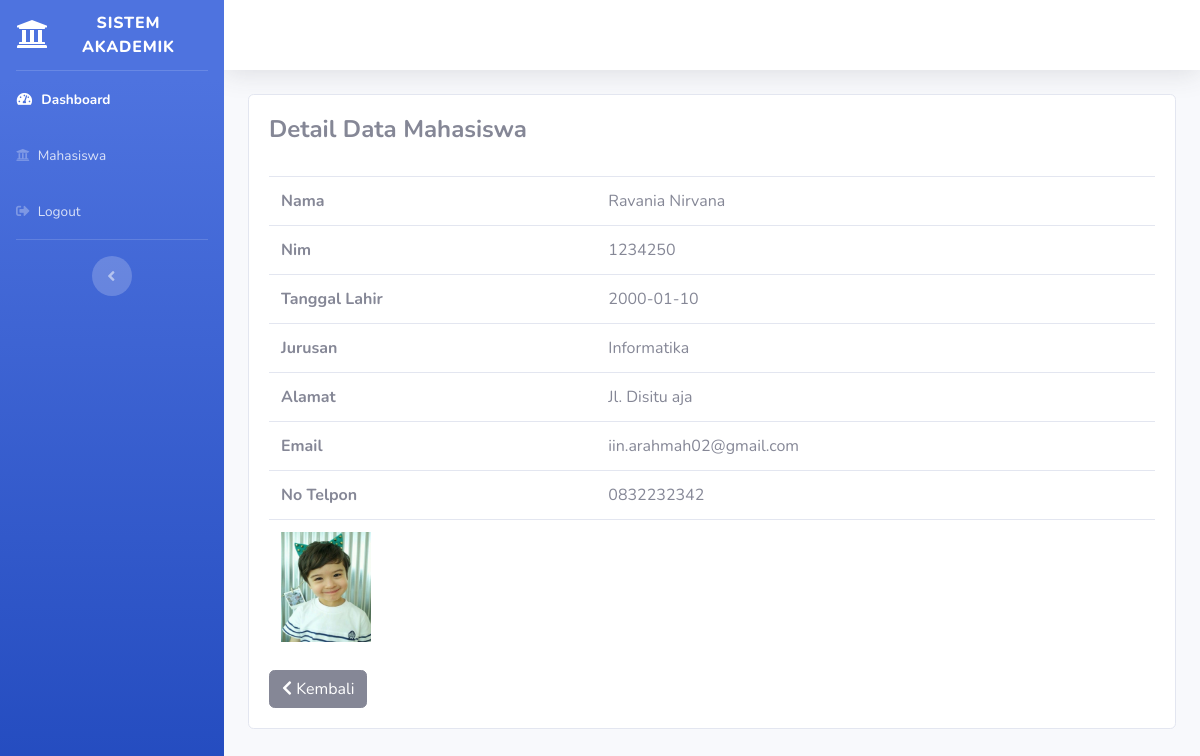
Page /administrator/mahasiswa/detail/4 on the committed database.
### tables this page shows
CREATE TABLE `tb_mahasiswa` (
  `id` int(11) NOT NULL,
  `nama` varchar(120) NOT NULL,
  `nim` int(8) NOT NULL,
  `tgl_lahir` date NOT NULL,
  `jurusan` varchar(50) NOT NULL,
  `alamat` varchar(100) NOT NULL,
  `email` varchar(50) NOT NULL,
  `no_telp` varchar(20) NOT NULL,
  `foto` varchar(500) NOT NULL
);

### application/controllers/administrator/Mahasiswa.php (called while the page is built, shortened)
<?php defined('BASEPATH') or die('No direct script access allowed');
class Mahasiswa extends CI_Controller
{
    public function detail($id)
    {
        $this->load->model('M_mahasiswa');
        $detail = $this->M_mahasiswa->detail_data($id);
        $data['detail'] = $detail;
        $this->load->view('template_administrator/header');
        $this->load->view('template_administrator/sidebar');
        $this->load->view('administrator/detail_mahasiswa', $data);
        $this->load->view('template_administrator/footer');
    }
}

### index.php (called while the page is built, shortened)
<?php
require_once BASEPATH.'core/CodeIgniter.php';

### application/models/M_mahasiswa.php (called while the page is built, shortened)
<?php
class M_mahasiswa extends CI_Model
{
    public function detail_data($id = Null)
    {
        $query = $this->db->get_where('tb_mahasiswa', array('id' => $id))->row();
        return $query;
    }
}

### application/views/administrator/detail_mahasiswa.php (the view)
<div class="content-wrapper">
    <div class="container-fluid">
        <section class="content">
            <div class="card">
                <div class="card-body">
                    <h4><strong>Detail Data Mahasiswa</strong></h4><br>
                    <table class="table">
                        <tr>
                            <th>Nama</th>
                            <td><?php echo $detail->nama ?></td>
                        </tr>
                        <tr>
                            <th>Nim</th>
                            <td><?php echo $detail->nim ?></td>
                        </tr>
                        <tr>
                            <th>Tanggal Lahir</th>
                            <td><?php echo $detail->tgl_lahir ?></td>
                        </tr>
                        <tr>
                            <th>Jurusan</th>
                            <td><?php echo $detail->jurusan ?></td>
                        </tr>
                        <tr>
                            <th>Alamat</th>
                            <td><?php echo $detail->alamat ?></td>
                        </tr>
                        <tr>
                            <th>Email</th>
                            <td><?php echo $detail->email ?></td>
                        </tr>
                        <tr>
                            <th>No Telpon</th>
                            <td><?php echo $detail->no_telp ?></td>
                        </tr>
                        <tr>
                            <td colspan="2">
                                <img src="<?php echo base_url(); ?>assets/foto/<?php echo $detail->foto; ?>" width="90" height="110">
                            </td>
                        </tr>
                    </table>
                    <a href="<?php echo base_url() . 'administrator/mahasiswa/index' ?>" class="btn btn-secondary"><i class="fas fa-chevron-left"></i> Kembali</a>
                </div>
            </div>
        </section>
    </div>
</div>

### rows in the picture
tb_mahasiswa: nama "Ravania Nirvana", nim "1234250", tgl_lahir "2000-01-10", jurusan "Informatika", alamat "Jl. Disitu aja", email "iin.arahmah02@gmail.com", no_telp "0832232342", foto (picture)
